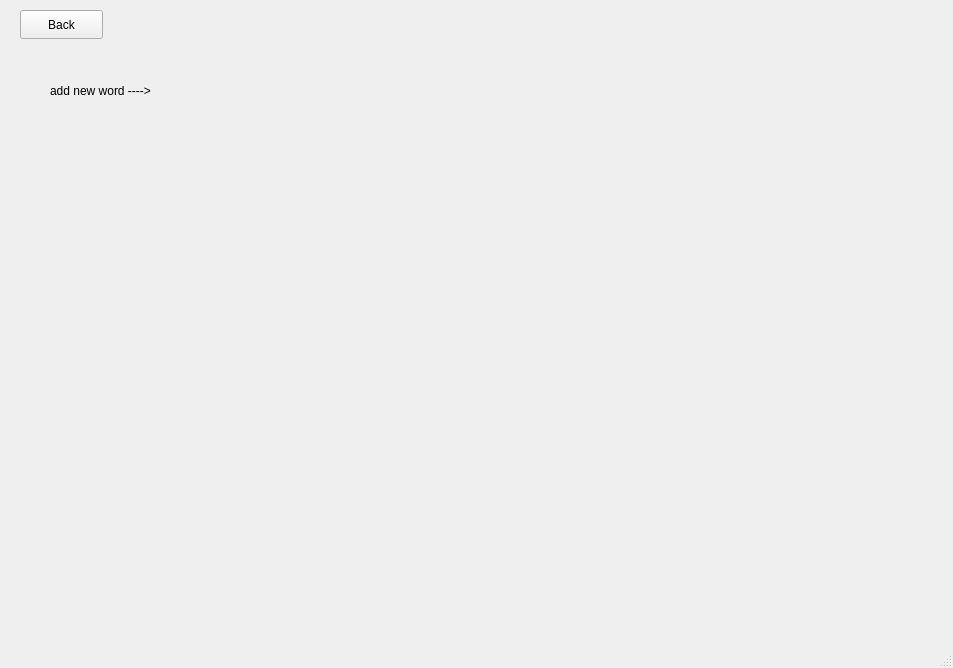
<?xml version="1.0" encoding="UTF-8"?>
<ui version="4.0">
 <class>Dictionary</class>
 <widget class="QMainWindow" name="Dictionary">
  <property name="geometry">
   <rect>
    <x>0</x>
    <y>0</y>
    <width>953</width>
    <height>668</height>
   </rect>
  </property>
  <property name="minimumSize">
   <size>
    <width>953</width>
    <height>668</height>
   </size>
  </property>
  <property name="windowTitle">
   <string>MainWindow</string>
  </property>
  <widget class="QWidget" name="centralwidget">
   <widget class="QLabel" name="label">
    <property name="geometry">
     <rect>
      <x>50</x>
      <y>70</y>
      <width>181</width>
      <height>41</height>
     </rect>
    </property>
    <property name="text">
     <string>add new word ----&gt;</string>
    </property>
   </widget>
   <widget class="QPushButton" name="pushButton">
    <property name="geometry">
     <rect>
      <x>20</x>
      <y>10</y>
      <width>83</width>
      <height>29</height>
     </rect>
    </property>
    <property name="text">
     <string>Back</string>
    </property>
   </widget>
  </widget>
  <widget class="QMenuBar" name="menubar">
   <property name="geometry">
    <rect>
     <x>0</x>
     <y>0</y>
     <width>953</width>
     <height>25</height>
    </rect>
   </property>
  </widget>
  <widget class="QStatusBar" name="statusbar"/>
 </widget>
 <resources/>
 <connections/>
</ui>
